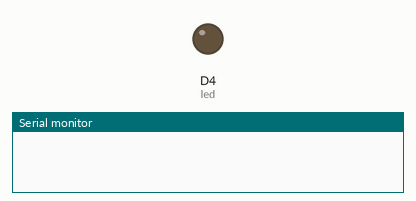
Recording of a sketch running on a simulated ESP8266 (NodeMCU). On the bench: output pins drawn as LEDs (lit = HIGH), the last lines printed to the serial monitor. WiFi joins after 1.5 s; servers stay silent unless stated.

Above: at 0.1 s.
At 1.6 s:
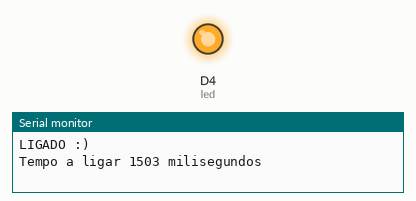
Timing chart, 0 to 3.1 s (numbered marks = the images above):
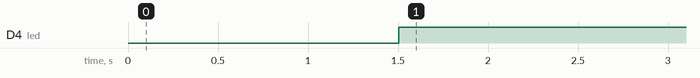

The sketch:

WifiManager.ino
```cpp
#include <ESP8266WiFi.h>          //https://github.com/esp8266/Arduino
#include <DNSServer.h>
#include <ESP8266WebServer.h>
#include <WiFiManager.h>         //https://github.com/tzapu/WiFiManager

const int led = D4;

void setup() {
   long init = millis();
  pinMode(led, OUTPUT);
    Serial.begin(115200);
    WiFiManager wifiManager;
    wifiManager.autoConnect("OMEUESP");
    Serial.println("LIGADO :)");
    Serial.print("Tempo a ligar ");
    Serial.print(millis() - init  );
    Serial.println(" milisegundos");
}

void loop() {
   if (WiFi.status() == WL_CONNECTED) {
      digitalWrite(led, HIGH);
   }else{
      digitalWrite(led, LOW);
   }

}
```

Measured:
- by itself, D4 (led): LOW → HIGH at 1.5 s
